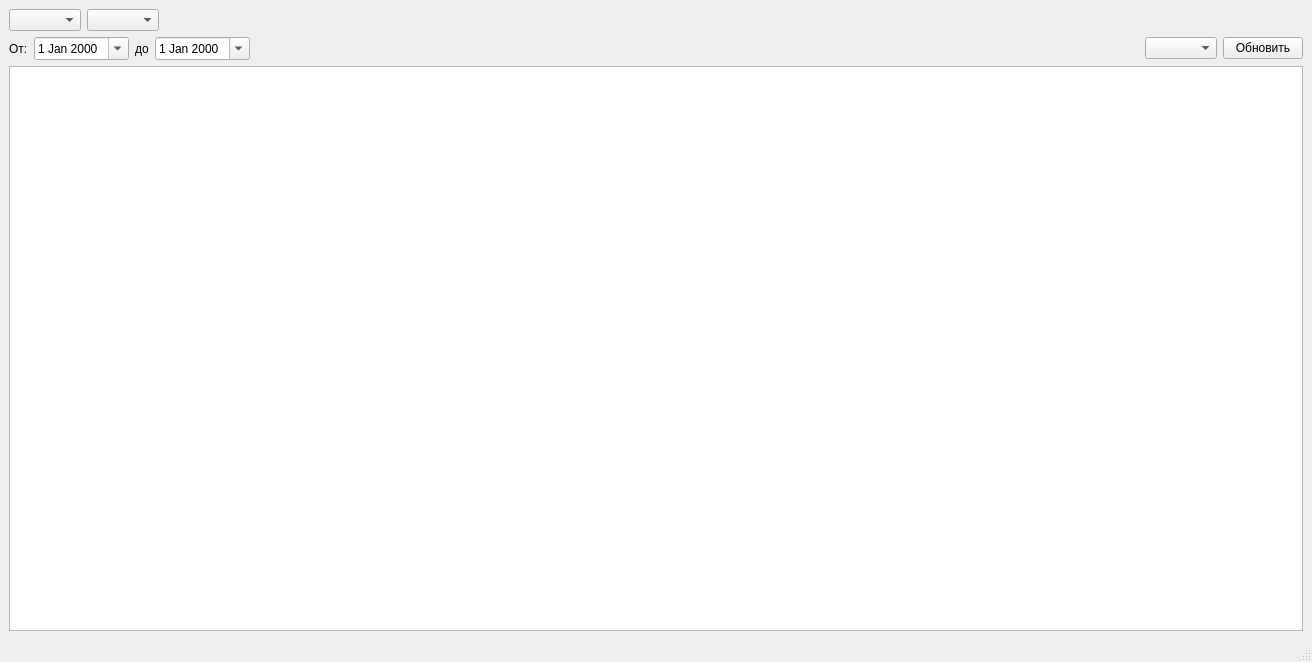
<?xml version="1.0" encoding="UTF-8"?>
<ui version="4.0">
 <class>StatisticWindow</class>
 <widget class="QMainWindow" name="StatisticWindow">
  <property name="geometry">
   <rect>
    <x>0</x>
    <y>0</y>
    <width>1312</width>
    <height>662</height>
   </rect>
  </property>
  <property name="windowTitle">
   <string>Статистика</string>
  </property>
  <property name="windowIcon">
   <iconset resource="Resources.qrc">
    <normaloff>:/image/analytics.png</normaloff>:/image/analytics.png</iconset>
  </property>
  <property name="accessibleName">
   <string/>
  </property>
  <widget class="QWidget" name="centralwidget">
   <layout class="QVBoxLayout" name="verticalLayout">
    <item>
     <layout class="QHBoxLayout" name="horizontalLayout_3">
      <item>
       <widget class="QComboBox" name="comboBox_typeSearch">
        <property name="sizePolicy">
         <sizepolicy hsizetype="Preferred" vsizetype="Fixed">
          <horstretch>0</horstretch>
          <verstretch>0</verstretch>
         </sizepolicy>
        </property>
       </widget>
      </item>
      <item>
       <widget class="QComboBox" name="comboBox_typeOfCloth"/>
      </item>
      <item>
       <spacer name="horizontalSpacer_2">
        <property name="orientation">
         <enum>Qt::Horizontal</enum>
        </property>
        <property name="sizeHint" stdset="0">
         <size>
          <width>40</width>
          <height>20</height>
         </size>
        </property>
       </spacer>
      </item>
     </layout>
    </item>
    <item>
     <layout class="QHBoxLayout" name="horizontalLayout_2">
      <item>
       <layout class="QHBoxLayout" name="horizontalLayout">
        <item>
         <widget class="QLabel" name="label">
          <property name="text">
           <string>От:</string>
          </property>
         </widget>
        </item>
        <item>
         <widget class="QDateEdit" name="dateEdit_from">
          <property name="calendarPopup">
           <bool>true</bool>
          </property>
         </widget>
        </item>
        <item>
         <widget class="QLabel" name="label_2">
          <property name="text">
           <string>до</string>
          </property>
         </widget>
        </item>
        <item>
         <widget class="QDateEdit" name="dateEdit_to">
          <property name="calendarPopup">
           <bool>true</bool>
          </property>
         </widget>
        </item>
       </layout>
      </item>
      <item>
       <spacer name="horizontalSpacer">
        <property name="orientation">
         <enum>Qt::Horizontal</enum>
        </property>
        <property name="sizeHint" stdset="0">
         <size>
          <width>40</width>
          <height>20</height>
         </size>
        </property>
       </spacer>
      </item>
      <item>
       <widget class="QComboBox" name="comboBox_lineType"/>
      </item>
      <item>
       <widget class="QPushButton" name="pushButton_update">
        <property name="text">
         <string>Обновить</string>
        </property>
       </widget>
      </item>
     </layout>
    </item>
    <item>
     <widget class="QChartView" name="graphicsView"/>
    </item>
   </layout>
  </widget>
  <widget class="QMenuBar" name="menubar">
   <property name="geometry">
    <rect>
     <x>0</x>
     <y>0</y>
     <width>1312</width>
     <height>20</height>
    </rect>
   </property>
  </widget>
  <widget class="QStatusBar" name="statusbar"/>
 </widget>
 <customwidgets>
  <customwidget>
   <class>QChartView</class>
   <extends>QGraphicsView</extends>
   <header>QtCharts</header>
  </customwidget>
 </customwidgets>
 <resources>
  <include location="Resources.qrc"/>
 </resources>
 <connections/>
</ui>
